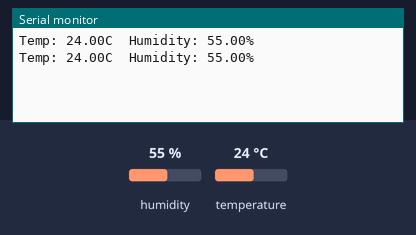
This sketch was run on a simulated Arduino Uno, built with avr-gcc and run on an emulated ATmega328P. On the bench: the last lines printed to the serial monitor. The test bench sets the inputs (shaded band); at power-on: humidity 55 %, temperature 24 °C.

Above: at 4.8 s.
4.9 s: humidity set to 22 %
At 6.6 s:
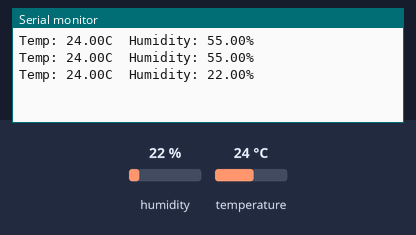
7.9 s: temperature set to 12 °C
At 9.0 s:
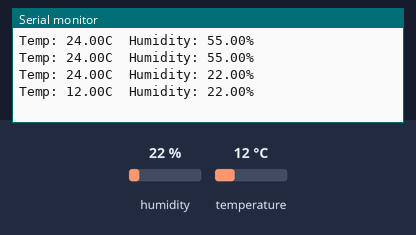
10.9 s: humidity set to 40 %
At 12.6 s:
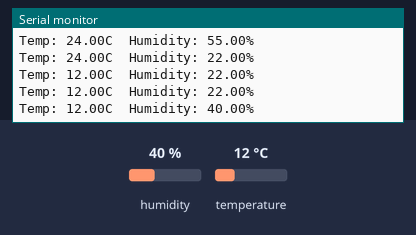
Timing chart, 0 to 14.1 s (numbered marks = the images above; inputs shaded):
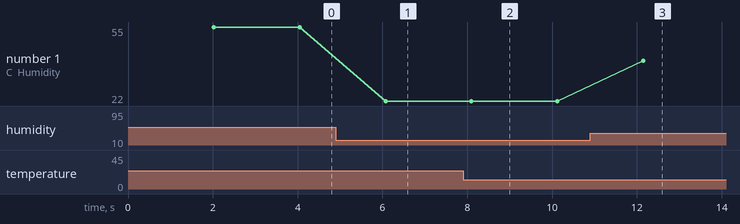

The sketch:

sketch.ino
```cpp
// Library: DHT sensor library
// Install via Arduino Library Manager.

#include <DHT.h>
#define DHTPIN 2
#define DHTTYPE DHT11

DHT dht(DHTPIN, DHTTYPE);

void setup() {
  Serial.begin(9600);
  dht.begin();
}
void loop() {
  delay(2000);  // DHT11 needs 1s between reads
  float h = dht.readHumidity();
  float t = dht.readTemperature();

  if (isnan(h) || isnan(t)) {
    Serial.println("Failed to read!");
    return;
  }
  Serial.print("Temp: "); Serial.print(t);
  Serial.print("C  Humidity: "); Serial.print(h);
  Serial.println("%");
}
```

Measured:
- after the input at 4.9 s, the serial monitor: prints a new line after 1.2 s (image 1)
- after the input at 7.9 s, the serial monitor: prints a new line after 0.20 s (image 2)
- after the input at 10.9 s, the serial monitor: prints a new line after 1.2 s (image 3)
- plotted number 1: 55 → 22 after the input at 4.9 s, 22 → 40 after the input at 10.9 s
